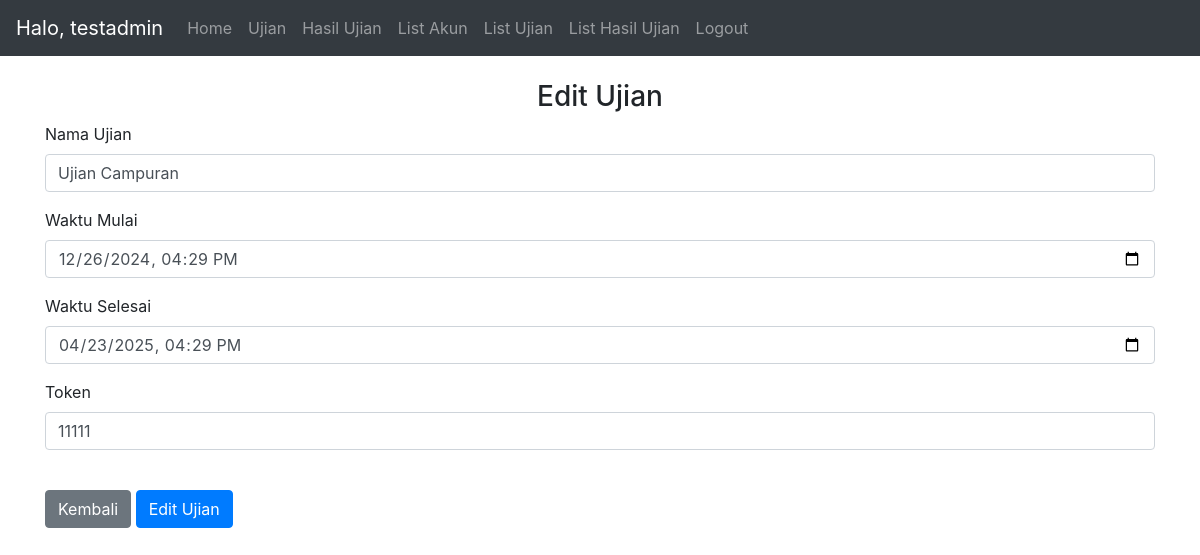
Screenshot of /edit_exam/6 (signed in) with the database file from the repository.
### website/models.py (models this page shows)
class User(db.Model, UserMixin):
    id = db.Column(db.Integer, primary_key=True)
    email = db.Column(db.String(150), unique=True)
    password = db.Column(db.String(150))
    name = db.Column(db.String(150))
    type = db.Column(db.String(150))
    notes = db.relationship('Note')
    results = db.relationship('Result')
    useranswer = db.relationship('UserAnswer')

class Exam(db.Model):
    id = db.Column(db.Integer, primary_key=True)
    name = db.Column(db.String(150))
    start_time = db.Column(db.DateTime(timezone=True))
    end_time = db.Column(db.DateTime(timezone=True))
    token = db.Column(db.String(15), unique=True)
    results = db.relationship('Result')
    questions = db.relationship('Question')
    useranswer = db.relationship('UserAnswer')

### website/views.py (the view, shortened to what this page needs)
@views.route('/edit_exam/<id>', methods=['GET','POST'])
@login_required
def edit_exam(id):
    if current_user.type != 'admin':
        return redirect("/")
    else:
        db_exam = Exam.query.get(id)
        return render_template("edit_exam.html", user=current_user, exam=db_exam)#, kelas=db_class)

### website/__init__.py (called while the page is built)
def create_app():
    app = Flask(__name__)
    app.config['SECRET_KEY'] = 'secret key'
    app.config['SQLALCHEMY_DATABASE_URI'] = f'sqlite:///{DB_NAME}'
    db.init_app(app)
    from .views import views
    from .auth import auth
    app.register_blueprint(views, url_prefix='/')
    app.register_blueprint(auth, url_prefix='/')
    from .models import User, Note, Exam, Result, Question,UserAnswer #,Class
    with app.app_context():
        db.create_all()
    login_manager = LoginManager()
    login_manager.login_view = 'auth.login'
    login_manager.init_app(app)
    @login_manager.user_loader
    def load_user(id):
        return User.query.get(int(id))
    return app

### website/templates/edit_exam.html
{% extends "base.html" %} {% block title %}Edit Ujian{% endblock %} {% block content
%}
<br>
<form method="POST">
  <h3 align="center">Edit Ujian</h3>
  <div class="form-group">
    <label for="exam">Nama Ujian</label>
    <input
      type="text"
      class="form-control"
      id="name"
      name="name"
      placeholder="Masukkan nama ujian"
      value="{{exam.name}}"
      required
    />
  </div>
  <div class="form-group">
    <label for="start">Waktu Mulai</label> <br>
    <input
      type="datetime-local"
      class="form-control"
      id="start"
      name="start"
      value="{{exam.start_time}}"
      required
      />
  </div>
  <div class="form-group">
    <label for="end">Waktu Selesai</label> <br>
    <input
      type="datetime-local"
      class="form-control"
      id="end"
      name="end"
      value="{{exam.end_time}}"
      required
    />
  </div>
  <div class="form-group">
    <label for="token">Token</label> <br>
    <input
      type="number"
      class="form-control"
      id="token"
      name="token"
      maxlength="15"
      value="{{exam.token}}"
      required
    />
  </div>
  <br>
  <a type="button" class="btn btn-secondary" href="/list_exam/1">Kembali</a>
  <button type="submit" class="btn btn-primary">Edit Ujian</button>
</form>
{% endblock %}

### website/templates/base.html (shortened to what this page needs)
<!DOCTYPE html>
<html>
  <head>
    <link
      rel="stylesheet"
      href="https://stackpath.bootstrapcdn.com/bootstrap/4.4.1/css/bootstrap.min.css"
    />
    <link
      rel="stylesheet"
      href="https://stackpath.bootstrapcdn.com/font-awesome/4.7.0/css/font-awesome.min.css"
    />
  </head>
  <body>
    <nav class="navbar navbar-expand-lg navbar-dark bg-dark">
      <div class="collapse navbar-collapse" id="navbar">
        <div class="navbar-nav">
          {% if user.is_authenticated %}
          <span class="navbar-brand">
            Halo, {{user.name}}
          </span>
          <a class="nav-item nav-link" id="home" href="/">Home</a>
          <a class="nav-item nav-link" id="exam" href="/insert_token">Ujian</a>
          <a class="nav-item nav-link" id="exam" href="/result/1">Hasil Ujian</a>
          {% if user.type =='admin' %}
            <a class="nav-item nav-link" id="account_list" href="/list_account/1">List Akun</a>
            <a class="nav-item nav-link" id="exam_list" href="/list_exam/1">List Ujian</a>
            <a class="nav-item nav-link" id="exam_list" href="/list_result/1">List Hasil Ujian</a>
            {% endif %}
          <a class="nav-item nav-link" id="logout" href="/logout">Logout</a>
          {% else %}
          <a class="nav-item nav-link" id="login" href="/login">Login</a>
          {% endif %}
        </div>
      </div>
    </nav>
    <div id="content" class="container">{% block content %} {% endblock %}</div>
  <br>
  </body>
</html>

### rows the page displays
User: name "testadmin"
Exam: name "Ujian Campuran", start "12/26/2024 16:29", end "04/23/2025 16:29", token "11111"
